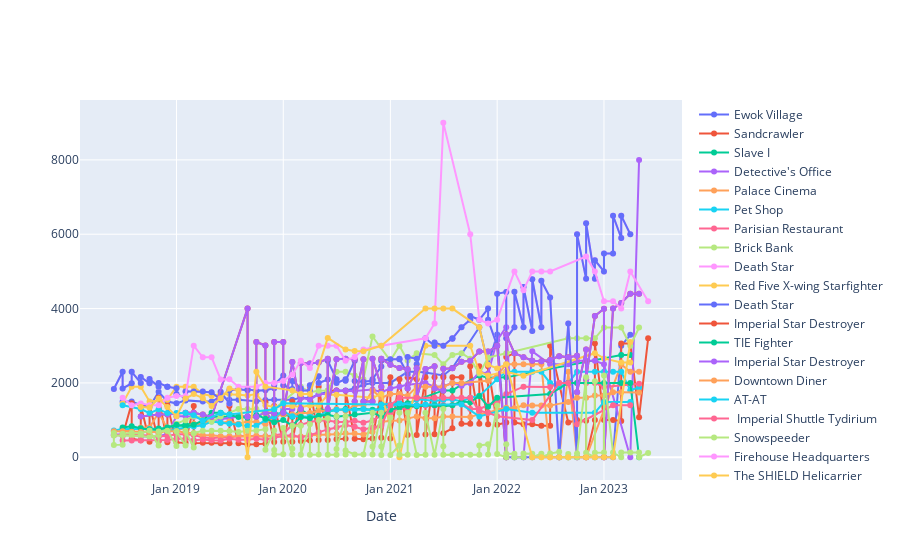

Notebook code for this chart:
### Code cell
import plotly.graph_objects as go
import pandas as pd

# Assuming you have defined top_20_set_names and dft DataFrame somewhere before

# Convert 'Date' column to datetime if it's not already
dft['Date'] = pd.to_datetime(dft['Date'])

fig = go.Figure()

# Loop through each set in the top 20 set names
for set_name in top_20_set_names:
    set_dft = dft[dft['name'] == set_name]  # filter the DataFrame to include only the rows for this set
    set_dft = set_dft.sort_values('Date')  # sort the DataFrame by 'Date'
    fig.add_trace(go.Scatter(x=set_dft['Date'], y=set_dft['PriceMonthPLN'], mode='lines+markers', name=set_name))

# Update x-axis layout to display date in 'Month Year' format
fig.update_layout(xaxis=dict(
    tickformat='%b %Y',  # %b: Abbreviated month name, %Y: 4-digit year
    title='Date'
))

fig.show()
